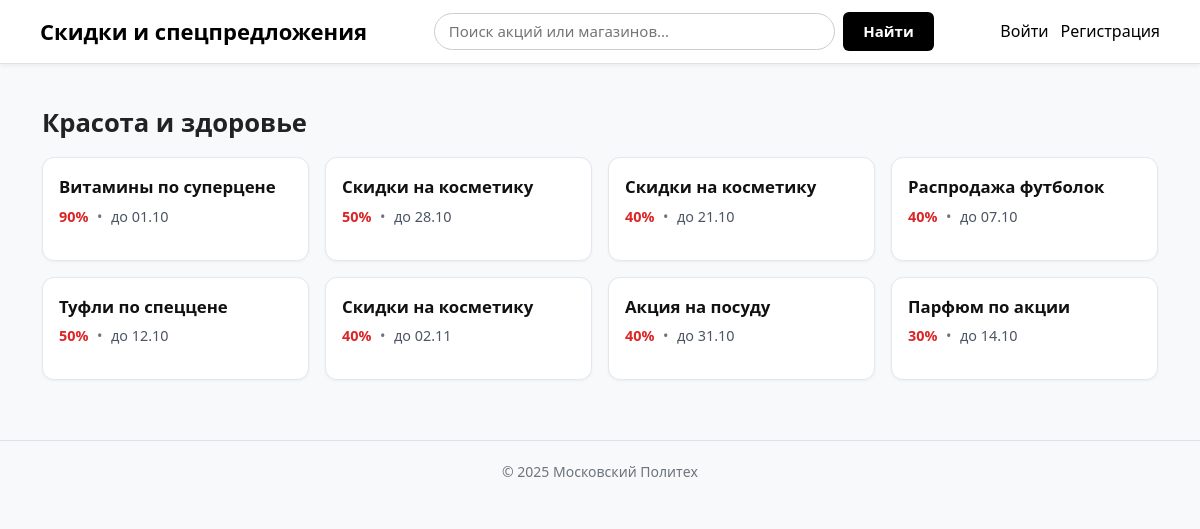
The page /category/5/ on the database as committed earlier.
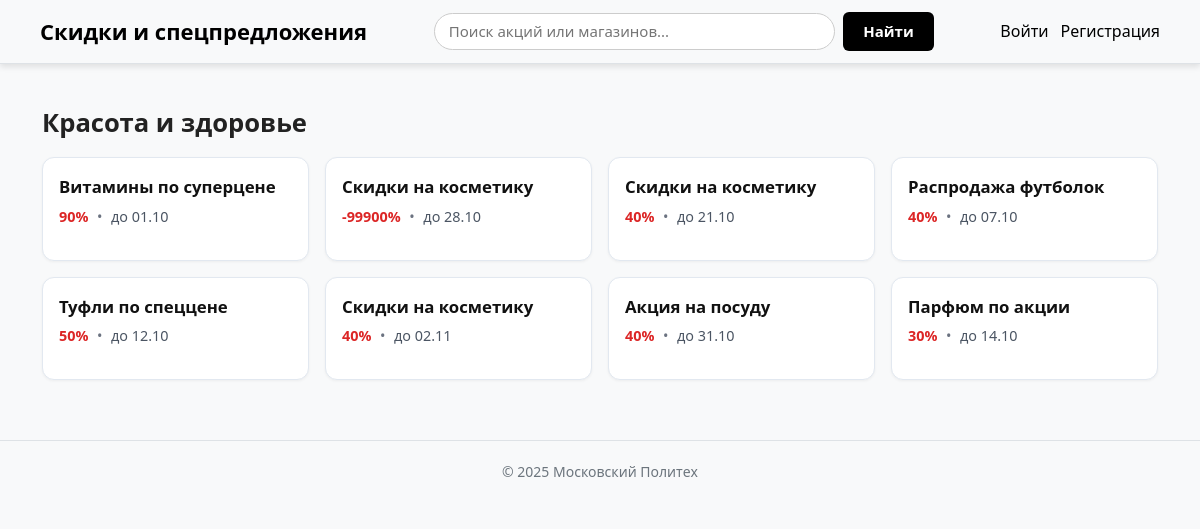
The same page on the database as committed later.
### discounts/models.py (models this page shows, shortened)
class Deal(models.Model):
    title = models.CharField("Название предложения", max_length=255)
    merchant = models.ForeignKey(Merchant, on_delete=models.CASCADE, verbose_name="Партнёр")
    price_original = models.DecimalField("Цена без скидки", max_digits=10, decimal_places=2)
    price_discount = models.DecimalField("Цена со скидкой", max_digits=10, decimal_places=2)
    starts_at = models.DateTimeField("Дата начала", null=True, blank=True)
    expires_at = models.DateTimeField("Дата окончания", null=True, blank=True)
    created_at = models.DateTimeField("Дата создания", auto_now_add=True)
    categories = models.ManyToManyField("Category", through="DealCategory", verbose_name="Категории")
    image_url = models.URLField("Картинка (URL)", blank=True, default="")
    description = models.TextField("Описание продукта", blank=True, null=True)
    favorited_by = models.ManyToManyField(User, related_name="favorite_deals", blank=True, verbose_name="Добавили в избранное")
    class Meta:
        verbose_name = "Предложение"
        verbose_name_plural = "Предложения"
    def discount_percent(self):
        if self.price_original and self.price_original > 0:
            discount = 100 - (self.price_discount / self.price_original * 100)
            return int(round(discount))
        return 0
    @property
    def discount_pct(self):
        return self.discount_percent()

### discounts/views.py (the view)
# urls.py: path("category/<int:pk>/", views.category, name="category"),
def category(request, pk):
    category = get_object_or_404(Category, pk=pk)
    deals = Deal.objects.filter(categories=category)
    return render(request, "category.html", {
        "category": category,
        "deals": deals,
    })

### templates/category.html (shortened to what this page needs)
{% extends "base.html" %}
{% load static %}
{% block content %}
<link rel="stylesheet" href="{% static 'css/category.css' %}">
<h2 class="page-title">{{ category.name }}</h2>
<div class="grid">
  {% for d in deals %}
    <article class="card">
      <a href="{% url 'discounts:deal_detail' d.id %}" class="card-link">
        <strong class="deal-title">{{ d.title }}</strong>
      </a>
      <p class="deal-meta">
        <span class="discount">{{ d.discount_pct|floatformat:0 }}%</span>
        <span class="dot">•</span>
        <span class="expires">до {{ d.expires_at|date:"d.m" }}</span>
      </p>
    </article>
  {% empty %}
    <p class="no-deals">Нет активных акций.</p>
  {% endfor %}
</div>
{% endblock %}

Rows that differ between the two databases and show on the page:
changed Deal (number 2 of 8 on the later page): discount_pct "50" → "-99900"
